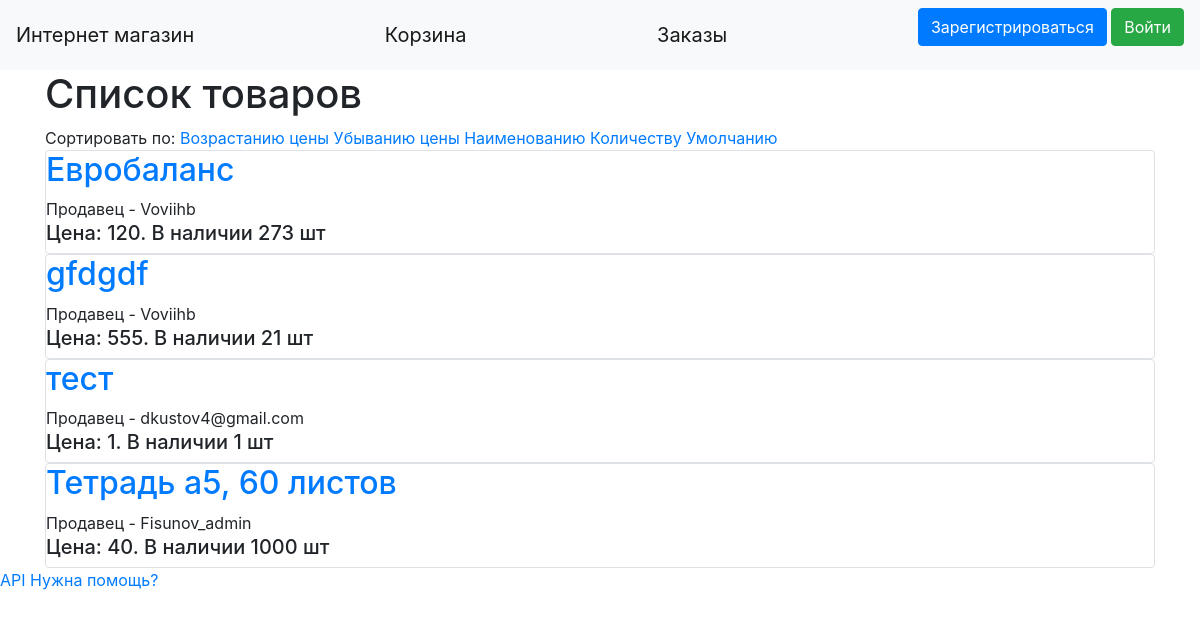
Page /main on the earlier database version.
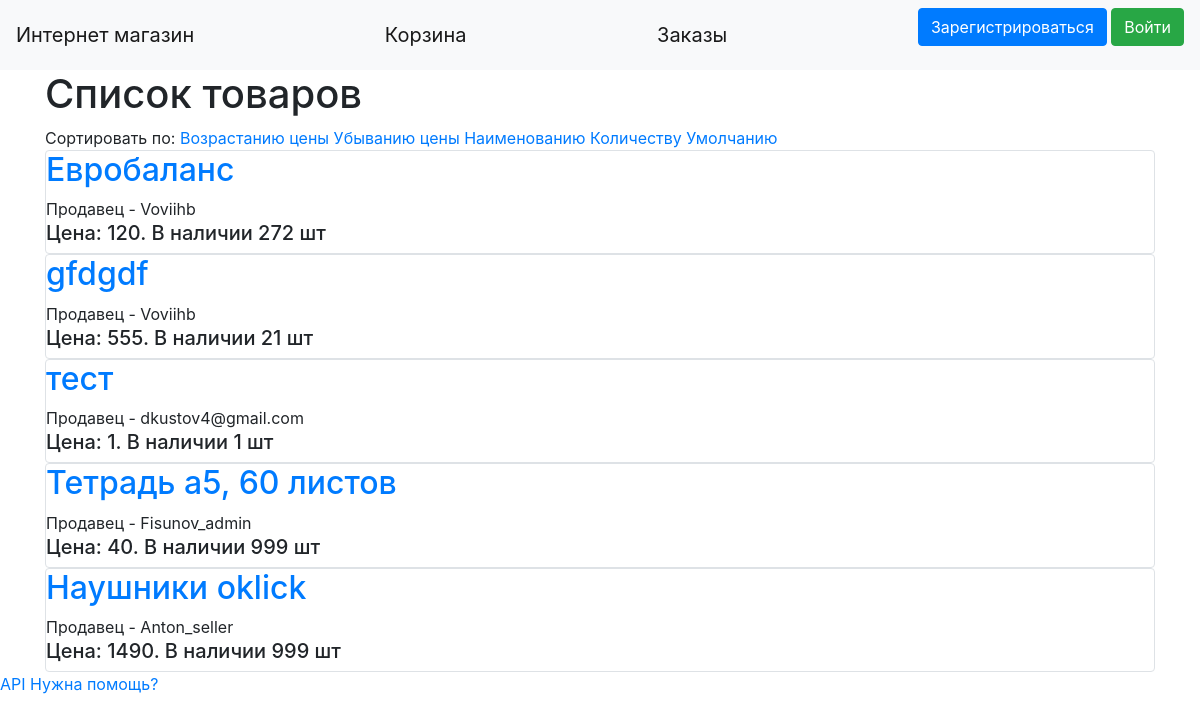
Same page on the later database version.
### data/products.py (models this page shows, shortened)
class Products(SqlAlchemyBase, SerializerMixin):
    __tablename__ = 'products'
    id = sqlalchemy.Column(sqlalchemy.Integer, primary_key=True, autoincrement=True)
    title = sqlalchemy.Column(sqlalchemy.String, nullable=True)
    quantity = sqlalchemy.Column(sqlalchemy.Integer, nullable=True)
    price = sqlalchemy.Column(sqlalchemy.Integer, nullable=True)
    description = sqlalchemy.Column(sqlalchemy.String, nullable=True)
    category = sqlalchemy.Column(sqlalchemy.String, nullable=True)
    photo_path = sqlalchemy.Column(sqlalchemy.String, nullable=True)
    user_id = sqlalchemy.Column(sqlalchemy.Integer, sqlalchemy.ForeignKey("users.id"))
    user = orm.relationship('User', foreign_keys="Products.user_id", backref="products")

### data/users.py (models this page shows, shortened)
class User(SqlAlchemyBase, UserMixin):
    __tablename__ = 'users'
    id = sqlalchemy.Column(sqlalchemy.Integer, primary_key=True, autoincrement=True)
    name = sqlalchemy.Column(sqlalchemy.String, nullable=True)
    about = sqlalchemy.Column(sqlalchemy.String, nullable=True)
    email = sqlalchemy.Column(sqlalchemy.String, index=True, unique=True, nullable=True)
    role = sqlalchemy.Column(sqlalchemy.Integer)
    hashed_password = sqlalchemy.Column(sqlalchemy.String, nullable=True)
    cart = sqlalchemy.Column(sqlalchemy.String, default="{}")
    balance = sqlalchemy.Column(sqlalchemy.Integer, default=0)
    created_date = sqlalchemy.Column(sqlalchemy.DateTime, default=datetime.datetime.now)

### main.py (the view)
@app.route("/")
@app.route("/main")
@app.route("/main/<sort_type>")
def index(sort_type="default"):
    db_sess = db_session.create_session()
    products = db_sess.query(Products)
    if sort_type == "sorted_by_name":
        products = [i for i in sorted(products, key=lambda x: x.title)]
    elif sort_type == "sorted_by_price_up":
        products = [i for i in sorted(products, key=lambda x: x.price)]
    elif sort_type == "sorted_by_price_down":
        products = [i for i in sorted(products, reverse=True, key=lambda x: x.price)]
    elif sort_type == "sorted_by_num":
        products = [i for i in sorted(products, key=lambda x: x.quantity)]
    return render_template("index.html", products=products, title="Главная", super_admins=super_admins_ids)

### data/db_session.py (called while the page is built)
def create_session() -> Session:
    global __factory
    return __factory()

### templates/index.html (shortened to what this page needs)
{% extends "base.html" %}
{% block content %}
    <h1>Список товаров</h1>
    Сортировать по: <a href="/main/sorted_by_price_up">Возрастанию цены</a> <a href="/main/sorted_by_price_down">Убыванию цены</a>
    <a href="/main/sorted_by_name">Наименованию</a>  <a href="/main/sorted_by_num">Количеству</a> <a href="/main">Умолчанию</a>
    {% for item in products %}
        <div class="col-md6 border rounded">
            <h2><a href="/product/{{item.id}}">{{item.title}}</a></h2>
            <div>
                Продавец - {{ item.user.name }}
            </div>
            <div>
                <h5>Цена: {{ item.price }}. В наличии {{ item.quantity }} шт</h5>
            </div>
        </div>
    {% endfor %}
{% endblock %}

### templates/base.html (shortened to what this page needs)
<!doctype html>
<html lang="en">
<head>
    <link rel="stylesheet" href="https://stackpath.bootstrapcdn.com/bootstrap/4.4.1/css/bootstrap.min.css">
</head>
  <body>
    <header>
        <nav class="navbar navbar-light bg-light">
        <a class="navbar-brand" href="/main">Интернет магазин</a>
        <a class="navbar-brand" href="/cart">Корзина</a>
        <a class="navbar-brand" href="/orders">Заказы</a>
        {% if current_user.is_authenticated %}
            <a class="navbar-brand" href="/logout">{{ current_user.name }} выход</a>
        {% else %}
            <p>
                <a class="btn btn-primary " href="/register">Зарегистрироваться</a>
                <a class="btn btn-success" href="/login">Войти</a>
            </p>
        {% endif %}
    </nav>
    </header>
    <main role="main" class="container">
        {% block content %}{% endblock %}
    </main>
    <a href="/api">API</a>
    <a href="/support">Нужна помощь?</a>
  </body>
</html>

Differences in the rows shown:
changed Products "Евробаланс": quantity "273" → "272"
changed Products "Тетрадь а5, 60 листов": quantity "1000" → "999"
added Products: title "Наушники oklick", user.name "Anton_seller", price "1490", quantity "999"
